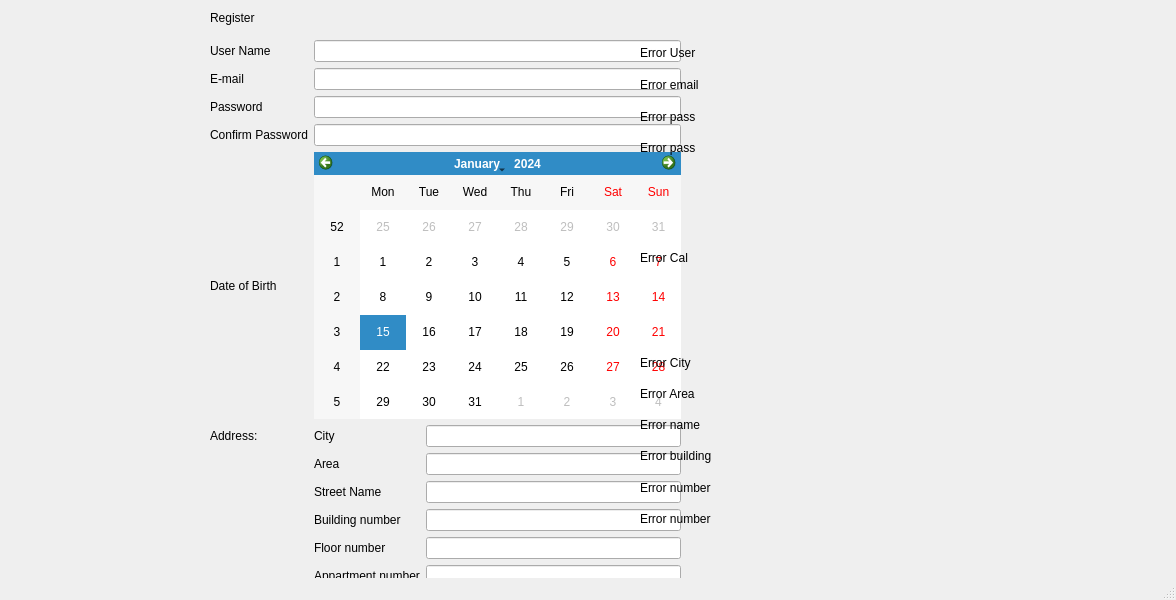
<?xml version="1.0" encoding="UTF-8"?>
<ui version="4.0">
 <class>Registeration</class>
 <widget class="QMainWindow" name="Registeration">
  <property name="geometry">
   <rect>
    <x>0</x>
    <y>0</y>
    <width>1176</width>
    <height>600</height>
   </rect>
  </property>
  <property name="windowTitle">
   <string>MainWindow</string>
  </property>
  <widget class="QWidget" name="centralwidget">
   <widget class="QLabel" name="label">
    <property name="geometry">
     <rect>
      <x>210</x>
      <y>10</y>
      <width>49</width>
      <height>16</height>
     </rect>
    </property>
    <property name="text">
     <string>Register</string>
    </property>
   </widget>
   <widget class="QWidget" name="gridLayoutWidget">
    <property name="geometry">
     <rect>
      <x>210</x>
      <y>40</y>
      <width>471</width>
      <height>547</height>
     </rect>
    </property>
    <layout class="QGridLayout" name="gridLayout">
     <item row="7" column="1">
      <widget class="QLabel" name="StreetNameLabel">
       <property name="text">
        <string>Street Name</string>
       </property>
      </widget>
     </item>
     <item row="3" column="0">
      <widget class="QLabel" name="label_5">
       <property name="text">
        <string>Confirm Password</string>
       </property>
      </widget>
     </item>
     <item row="5" column="2">
      <widget class="QLineEdit" name="lineEdit_10"/>
     </item>
     <item row="8" column="1">
      <widget class="QLabel" name="label_11">
       <property name="text">
        <string>Building number</string>
       </property>
      </widget>
     </item>
     <item row="10" column="1">
      <widget class="QLabel" name="label_13">
       <property name="text">
        <string>Appartment number</string>
       </property>
      </widget>
     </item>
     <item row="1" column="1" colspan="2">
      <widget class="QLineEdit" name="lineEdit_2"/>
     </item>
     <item row="0" column="0">
      <widget class="QLabel" name="label_2">
       <property name="text">
        <string>User Name</string>
       </property>
      </widget>
     </item>
     <item row="8" column="2">
      <widget class="QLineEdit" name="lineEdit_7"/>
     </item>
     <item row="7" column="2">
      <widget class="QLineEdit" name="lineEdit_8"/>
     </item>
     <item row="5" column="0">
      <widget class="QLabel" name="label_7">
       <property name="text">
        <string>Address:</string>
       </property>
      </widget>
     </item>
     <item row="6" column="1">
      <widget class="QLabel" name="label_9">
       <property name="text">
        <string>Area</string>
       </property>
      </widget>
     </item>
     <item row="1" column="0">
      <widget class="QLabel" name="label_3">
       <property name="text">
        <string>E-mail</string>
       </property>
      </widget>
     </item>
     <item row="10" column="2">
      <widget class="QLineEdit" name="lineEdit_5"/>
     </item>
     <item row="2" column="0">
      <widget class="QLabel" name="label_4">
       <property name="text">
        <string>Password</string>
       </property>
      </widget>
     </item>
     <item row="5" column="1">
      <widget class="QLabel" name="label_8">
       <property name="text">
        <string>City </string>
       </property>
      </widget>
     </item>
     <item row="4" column="1" colspan="2">
      <widget class="QCalendarWidget" name="calendarWidget"/>
     </item>
     <item row="9" column="1">
      <widget class="QLabel" name="label_12">
       <property name="text">
        <string>Floor number</string>
       </property>
      </widget>
     </item>
     <item row="9" column="2">
      <widget class="QLineEdit" name="lineEdit_6"/>
     </item>
     <item row="3" column="1" colspan="2">
      <widget class="QLineEdit" name="lineEdit_4"/>
     </item>
     <item row="2" column="1" colspan="2">
      <widget class="QLineEdit" name="lineEdit_3"/>
     </item>
     <item row="6" column="2">
      <widget class="QLineEdit" name="lineEdit_9"/>
     </item>
     <item row="4" column="0">
      <widget class="QLabel" name="label_6">
       <property name="text">
        <string>Date of Birth</string>
       </property>
      </widget>
     </item>
     <item row="0" column="1" colspan="2">
      <widget class="QLineEdit" name="lineEdit"/>
     </item>
    </layout>
   </widget>
   <widget class="QLabel" name="label_20">
    <property name="geometry">
     <rect>
      <x>640</x>
      <y>250</y>
      <width>61</width>
      <height>16</height>
     </rect>
    </property>
    <property name="text">
     <string>Error Cal</string>
    </property>
   </widget>
   <widget class="QWidget" name="verticalLayoutWidget">
    <property name="geometry">
     <rect>
      <x>640</x>
      <y>40</y>
      <width>160</width>
      <height>121</height>
     </rect>
    </property>
    <layout class="QVBoxLayout" name="verticalLayout">
     <item>
      <widget class="QLabel" name="label_14">
       <property name="text">
        <string>Error User</string>
       </property>
      </widget>
     </item>
     <item>
      <widget class="QLabel" name="label_16">
       <property name="text">
        <string>Error email</string>
       </property>
      </widget>
     </item>
     <item>
      <widget class="QLabel" name="label_18">
       <property name="text">
        <string>Error pass</string>
       </property>
      </widget>
     </item>
     <item>
      <widget class="QLabel" name="label_15">
       <property name="text">
        <string>Error pass</string>
       </property>
      </widget>
     </item>
    </layout>
   </widget>
   <widget class="QWidget" name="verticalLayoutWidget_2">
    <property name="geometry">
     <rect>
      <x>640</x>
      <y>350</y>
      <width>160</width>
      <height>181</height>
     </rect>
    </property>
    <layout class="QVBoxLayout" name="verticalLayout_2">
     <item>
      <widget class="QLabel" name="label_17">
       <property name="text">
        <string>Error City</string>
       </property>
      </widget>
     </item>
     <item>
      <widget class="QLabel" name="label_25">
       <property name="text">
        <string>Error Area</string>
       </property>
      </widget>
     </item>
     <item>
      <widget class="QLabel" name="label_26">
       <property name="text">
        <string>Error name</string>
       </property>
      </widget>
     </item>
     <item>
      <widget class="QLabel" name="label_27">
       <property name="text">
        <string>Error building</string>
       </property>
      </widget>
     </item>
     <item>
      <widget class="QLabel" name="label_24">
       <property name="text">
        <string>Error number</string>
       </property>
      </widget>
     </item>
     <item>
      <widget class="QLabel" name="label_23">
       <property name="text">
        <string>Error number</string>
       </property>
      </widget>
     </item>
    </layout>
   </widget>
  </widget>
  <widget class="QMenuBar" name="menubar">
   <property name="geometry">
    <rect>
     <x>0</x>
     <y>0</y>
     <width>1176</width>
     <height>25</height>
    </rect>
   </property>
  </widget>
  <widget class="QStatusBar" name="statusbar"/>
 </widget>
 <resources/>
 <connections/>
</ui>
